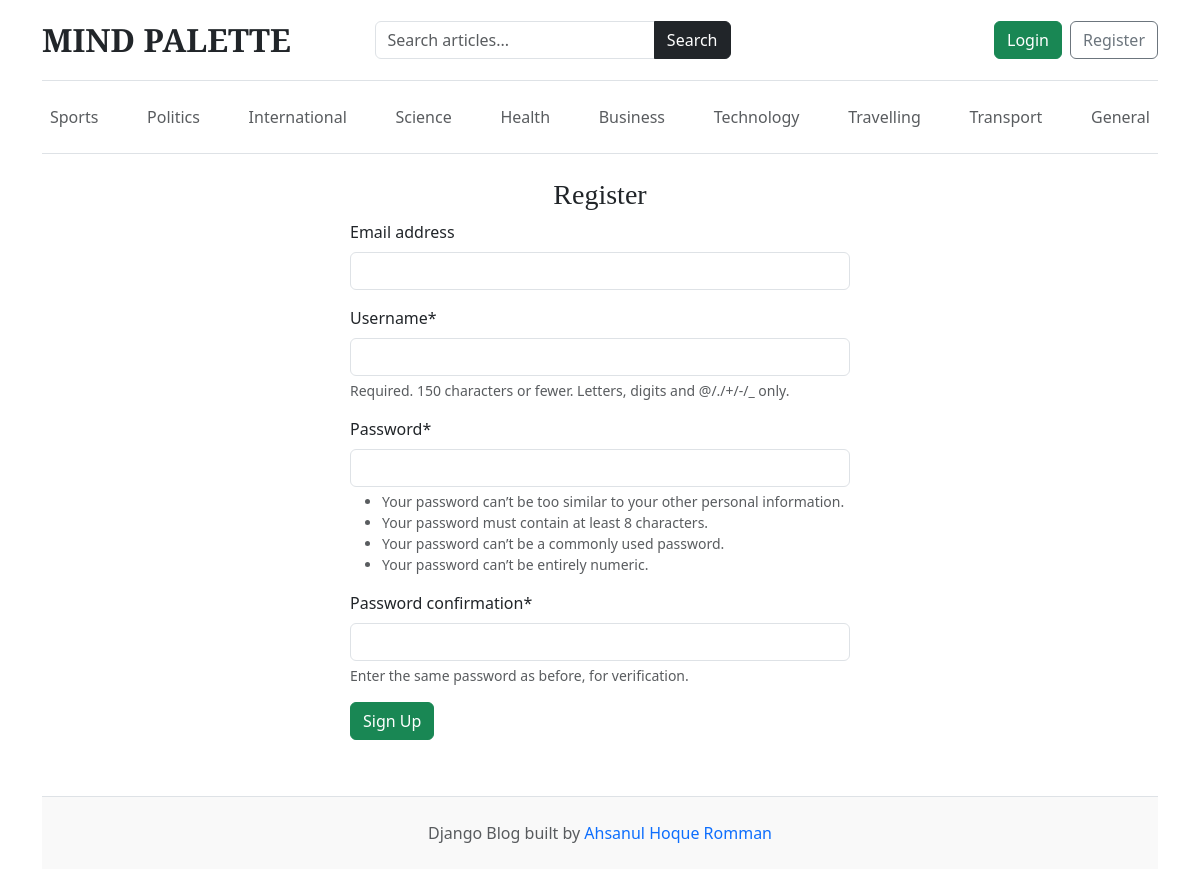
Screenshot of /register/ with the database file from the repository.
### blogs/models.py (models this page shows, shortened)
class Category(models.Model):
    category_name = models.CharField(max_length=80, unique=True)
    created_at = models.DateTimeField(auto_now_add=True)
    updated_at = models.DateTimeField(auto_now=True)
    class Meta:
        verbose_name_plural = 'Categories'

### MindPalette/views.py (the view)
# urls.py: path('register/', views.register, name='register'),
def register(request):
    if request.method =='POST':
        form = RegistrationForm(request.POST)
        if form.is_valid():
            form.save()
            return redirect('register')
        else:
            return(form.errors)
    else:
        form = RegistrationForm()
    context = {
        'form' : form,
    }
    return render(request, 'register.html', context)

### MindPalette/forms.py
class RegistrationForm(UserCreationForm):
    class Meta:
        model = User
        fields = ('email', 'username', 'password1', 'password2')

### blogs/context_processors.py (called while the page is built)
def get_categories(request):
    categories = Category.objects.all()
    return dict (categories=categories)

def get_SocialLinks(request):
    social_links = SocialLinks.objects.all()
    return dict(social_links = social_links)

### templates/register.html (shortened to what this page needs)
{% extends "base.html" %}
{% block content %}
{% load crispy_forms_tags %}
<h3 class = "text-center">Register</h3>
<form action="{% url "register" %}" method="POST" style="width:500px; margin:auto;">
    {{ form | crispy }}
    <button class="btn btn-success mb-2" type="submit" >Sign Up</button>
</form>
{% endblock %}

### templates/base.html (shortened to what this page needs)
{% load static %}
<!DOCTYPE html>
<html lang="en">
<head>
    <link href="https://cdn.jsdelivr.net/npm/bootstrap@5.3.7/dist/css/bootstrap.min.css"
          rel="stylesheet">
    <link href="{% static 'css/blog.css' %}"
          rel="stylesheet">
    <link rel="stylesheet" href="https://cdnjs.cloudflare.com/ajax/libs/font-awesome/4.7.0/css/font-awesome.min.css">
</head>
<body>
    <div class="container">
        <header class="blog-header py-3 border-bottom">
            <div class="row flex-nowrap justify-content-between align-items-center">
                <div class="col-lg-3 col-md-3 col-12 mb-3 mb-md-0">
                    <a class="blog-header-logo text-dark text-decoration-none fs-2 fw-bold"
                       href="/">
                        MIND PALETTE
                    </a>
                </div>
                <div class="col-lg-4 col-md-5 col-12 mb-3 mb-md-0">
                    <form action="{% url 'search' %}"
                          method="GET">
                        <div class="input-group">
                            <input type="text"
                                   name="keyword"
                                   class="form-control"
                                   placeholder="Search articles..."
                                   required>
                            <button class="btn btn-dark"
                                    type="submit">
                                Search
                            </button>
                        </div>
                    </form>
                </div>
                <div class="col-lg-4 col-md-4 col-12 d-flex justify-content-md-end justify-content-start">
                    {% if not user.is_authenticated %}
                    <a class="btn btn-success me-2"
                       href="{% url 'login' %}">
                        Login
                    </a>
                    <a class="btn btn-outline-secondary"
                       href="{% url 'register' %}">
                        Register
                    </a>
                    {% else %}
                    <span><a class="btn btn-primary" href="{% url "dashboard" %}">Dashboard</a></span>
                    &emsp;
                    <span><a class="btn btn-danger" href="{% url "logout" %}">Logout</a></span>
                    {% endif %}
                </div>
            </div>
        </header>
        <div class="nav-scroller py-3 mb-4 border-bottom">
            <nav class="nav d-flex justify-content-between flex-wrap">
                {% for category in categories %}
                <a class="p-2 text-muted text-decoration-none"
                   href="{% url 'posts_by_category' category.id %}">
                    {{ category.category_name }}
                </a>
                {% endfor %}
            </nav>
        </div>
        {% block content %}
        {% endblock %}
        <footer class="blog-footer border-top mt-5 py-4 text-center text-muted">
            <p class="mb-0">
                Django Blog built by
                <a href="#"
                   class="text-decoration-none">
                    Ahsanul Hoque Romman
                </a>
            </p>
        </footer>
    </div>
</body>
</html>

### static/css/blog.css (style rules this page uses)
.blog-header { border-bottom: 1px solid #e5e5e5; }
.blog-header-logo { font-family: "Playfair Display", Georgia, "Times New Roman", serif; font-size: 2.25rem; }
h1, h2, h3, h4, h5, h6 { font-family: "Playfair Display", Georgia, "Times New Roman", serif; }
.blog-footer { padding: 2.5rem 0; color: #727272; text-align: center; background-color: #f9f9f9; border-top: .05rem solid #e5e5e5; }
.blog-footer p:last-child { margin-bottom: 0; }

### rows the page displays
Category: category_name "Sports"
Category: category_name "Politics"
Category: category_name "International"
Category: category_name "Science"
Category: category_name "Health"
Category: category_name "Business"
Category: category_name "Technology"
Category: category_name "Travelling"
Category: category_name "Transport"
Category: category_name "General"
